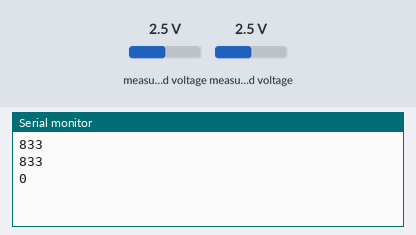
This sketch was run on a simulated Arduino Uno, built with avr-gcc and run on an emulated ATmega328P. On the bench: the last lines printed to the serial monitor. Inputs (shaded band) come from the test bench; at power-on: measured voltage 2.5 V.

Above: at 1.2 s.
1.3 s: measured voltage (sensor 200) set to 0.1 V
At 2.7 s:
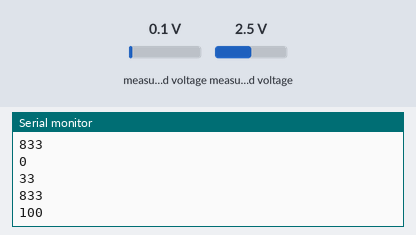
3.6 s: measured voltage (sensor 201) set to 3.8 V
At 4.4 s:
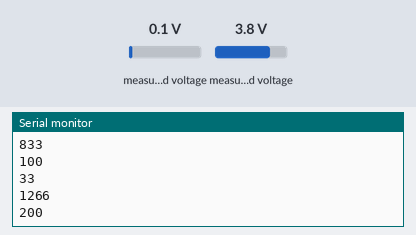
5.9 s: measured voltage (sensor 200) set to 4.9 V
At 7.3 s:
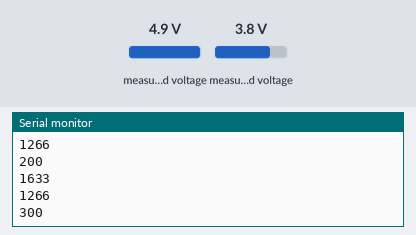
Timing chart, 0 to 8.9 s (numbered marks = the images above; inputs shaded):
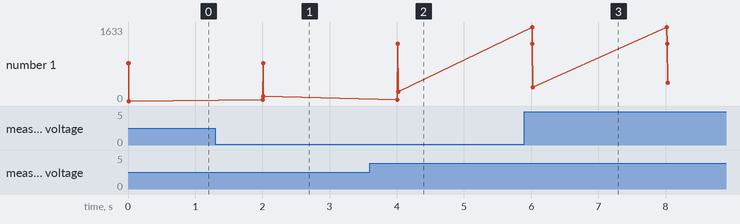

The sketch:

DACandADC.ino
```cpp
#include <Wire.h>
#include <Adafruit_MCP4725.h>
#include <Adafruit_ADS1015.h>

Adafruit_MCP4725 dac1;
Adafruit_MCP4725 dac2;

Adafruit_ADS1015 ads1015;  //0x48

int16_t ADC1, ADC2;
int idacv=0;

void setup(void)
{
  Serial.begin(9600);

  dac1.begin(0x60);
  dac2.begin(0x61);
  ads1015.begin();
}


void loop(void)
{
  ADC1 = ads1015.readADC_SingleEnded(0);
  ADC2 = ads1015.readADC_SingleEnded(1);

  Serial.println(ADC1);
  Serial.println(ADC2);
  Serial.println(idacv);

  dac1.setVoltage(idacv, false);
  dac2.setVoltage(idacv, false);

  idacv += 100;

  delay(2000);
}
```

Measured:
- after the input at 1.3 s, the serial monitor: prints a new line after 0.71 s (image 1)
- after the input at 3.6 s, the serial monitor: prints a new line after 0.41 s (image 2)
- after the input at 5.9 s, the serial monitor: prints a new line after 0.11 s (image 3)
